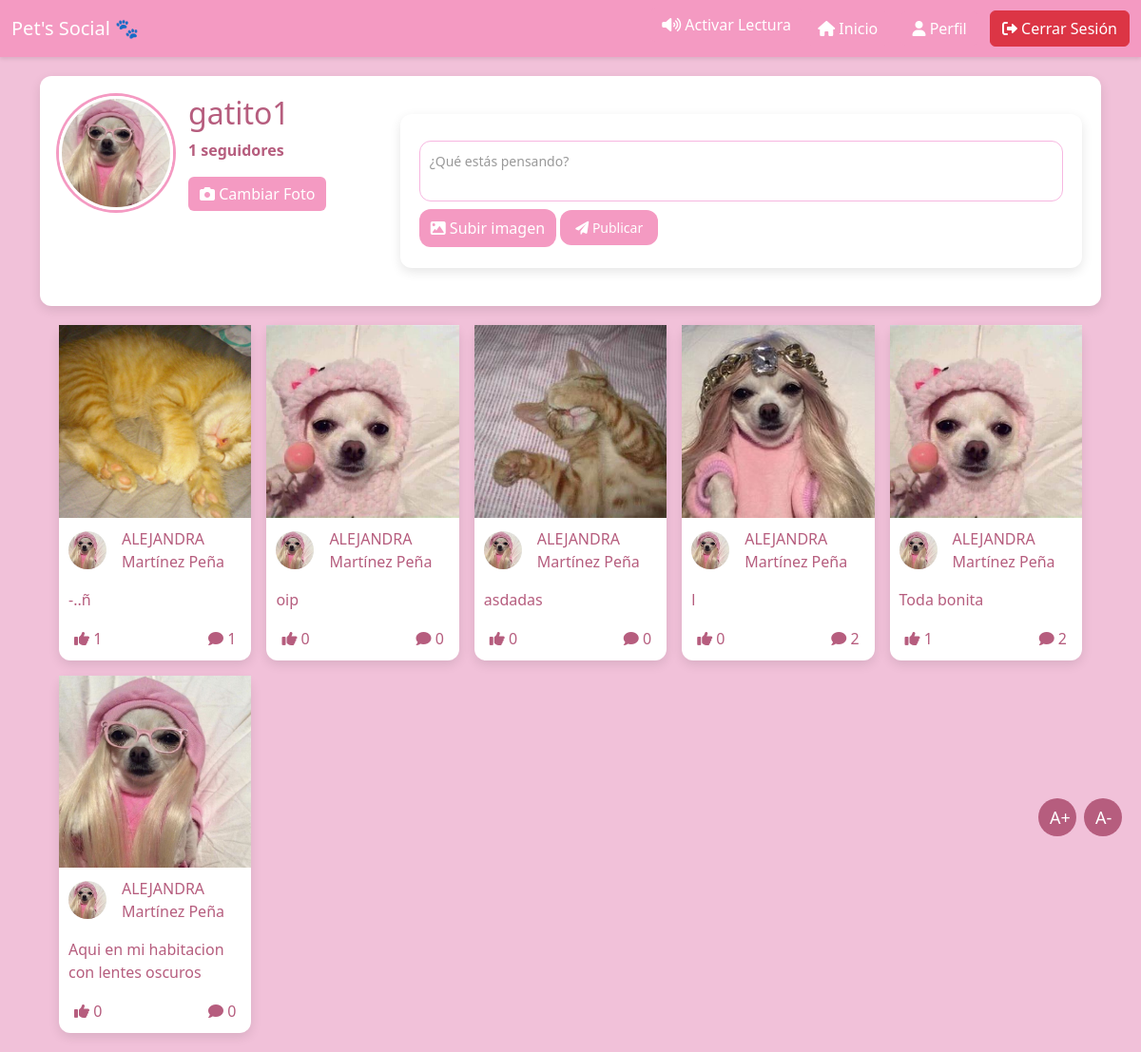
The app's page /perfil.php (signed in) with its own data.
### tables this page shows
CREATE TABLE `publicaciones` (
  `id` int(11) NOT NULL,
  `usuario` varchar(255) NOT NULL,
  `descripcion` text DEFAULT NULL,
  `imagen_ruta` varchar(255) DEFAULT NULL,
  `fecha` timestamp NOT NULL DEFAULT current_timestamp(),
  `usuario_id` int(11) NOT NULL
);

### perfil.php (the view, shortened to what this page needs)
<?php
    $usuario_id = $_SESSION['user_id'];
    $host = 'localhost';
    $dbname = 'petsinstagram';
    $username = 'root';
    $password = '';
    try {
        $pdo = new PDO("mysql:host=$host;dbname=$dbname", $username, $password);
        $pdo->setAttribute(PDO::ATTR_ERRMODE, PDO::ERRMODE_EXCEPTION);
    } catch (PDOException $e) {
        die("Error en la conexión: " . $e->getMessage());
    }
    $sql = "SELECT * FROM publicaciones WHERE usuario = ? ORDER BY id DESC";
    $stmt = $pdo->prepare($sql);
    $stmt->execute([$_SESSION['username']]);
    $publicaciones = $stmt->fetchAll(PDO::FETCH_ASSOC);
    $sql_seguidores = "SELECT COUNT(*) as count FROM seguidores WHERE usuario_seguido = ?";
    $stmt_seguidores = $pdo->prepare($sql_seguidores);
    $stmt_seguidores->execute([$usuario_id]);
    $seguidores = $stmt_seguidores->fetch();
    $cantidad_seguidores = $seguidores['count'];
?>
<!DOCTYPE html>
<html lang="es">
<head>
    <link href="https://cdn.jsdelivr.net/npm/bootstrap@5.3.3/dist/css/bootstrap.min.css" rel="stylesheet">
    <link href="https://cdnjs.cloudflare.com/ajax/libs/font-awesome/6.0.0-beta3/css/all.min.css" rel="stylesheet">
</head>
<body>
    <nav class="navbar navbar-expand-lg">
        <div class="container-fluid">
        <a class="navbar-brand" href="timeline.php">Pet's Social 🐾</a>
        <div>
                <button id="toggleReadAloud" class="btn btn-primary mb-2"><i class="fas fa-volume-up"></i> Activar Lectura</button>
                <a href="timeline.php" class="btn btn-primary me-2"><i class="fas fa-home"></i> Inicio</a>
                <a href="perfil.php" class="btn btn-primary me-2"><i class="fas fa-user"></i> Perfil</a>
                <a href="paginaInicio.html" class="btn btn-danger"><i class="fas fa-sign-out-alt"></i> Cerrar Sesión</a>
            </div>
        </div>
    </nav>
    <main class="container">
        <section class="profile-section">
            <div class="profile-and-upload">
                <div class="profile-info">
                    <div class="d-flex align-items-center gap-3">
                        <img src="<?= htmlspecialchars($_SESSION['pet_photo']) ?>" class="profile-pic" alt="Foto de perfil">
                        <div>
                            <h2><?= htmlspecialchars($_SESSION['pet_name']) ?></h2>
                            <p><strong><?= $cantidad_seguidores ?> seguidores</strong></p>
                            <button id="changeProfilePicBtn" class="btn btn-primary"><i class="fas fa-camera"></i> Cambiar Foto</button>
                        </div>
                    </div>
                </div>
                <div class="upload-form">
                    <div class="post-header">
                        <form action="procesar_subida.php" method="POST" enctype="multipart/form-data" class="w-100">
                            <textarea class="form-control mt-2" name="description" rows="2" placeholder="¿Qué estás pensando?" required></textarea>
                            <div class="file-input-container mt-2">
                                <label for="uploadedImage" style="cursor: pointer;"><i class="fas fa-image"></i> Subir imagen</label>
                                <button type="submit" class="btn btn-primary btn-sm mb-1"><i class="fas fa-paper-plane"></i> Publicar </button>
                            </div>
                        </form>
                    </div>
                </div>
            </div>
        </section>
        <section class="posts-grid">
            <?php if (empty($publicaciones)): ?>
                <p>No hay publicaciones disponibles.</p>
            <?php else: ?>
                <?php foreach ($publicaciones as $post): ?>
                    <?php
                        $sql_comentarios_count = "SELECT COUNT(*) as count FROM comentarios WHERE id_publicacion = ?";
                        $stmt_comentarios_count = $pdo->prepare($sql_comentarios_count);
                        $stmt_comentarios_count->execute([$post['id']]);
                        $comentarios_count = $stmt_comentarios_count->fetchColumn();
                        $sql_likes = "SELECT COUNT(*) as count FROM likes WHERE id_publicacion = ?";
                        $stmt_likes = $pdo->prepare($sql_likes);
                        $stmt_likes->execute([$post['id']]);
                        $likes = $stmt_likes->fetchColumn();
                    ?>
                    <article class="post-card">
                    <div class="post-image-container"
                        data-bs-toggle="modal"
                        data-bs-target="#imageModal"
                        data-image="<?= htmlspecialchars($post['imagen_ruta']) ?>"
                        data-post-id="<?= htmlspecialchars($post['id']) ?>"
                        data-likes="<?= htmlspecialchars($likes) ?>">
                        <img src="<?= htmlspecialchars($post['imagen_ruta']) ?>" class="post-image" alt="Publicación">
                    </div>
                        <div class="post-content">
                            <div class="d-flex align-items-center gap-3 mb-3">
                                <img src="<?= htmlspecialchars($_SESSION['pet_photo']) ?>" class="rounded-circle" width="40" height="40" alt="Perfil">
                                <span class="font-weight-bold"><?= htmlspecialchars($post['usuario']) ?></span>
                            </div>
                            <p class="mb-3"><?= htmlspecialchars($post['descripcion']) ?></p>
                            <div class="d-flex justify-content-between mt-3">
                                <button class="reaction-btn" data-id="<?= $post['id'] ?>">
                                    <i class="fas fa-thumbs-up"></i> <?= number_format($likes) ?>
                                </button>
                                <button class="reaction-btn">
                                    <i class="fas fa-comment"></i> <?= number_format($comentarios_count) ?>
                                </button>
                            </div>
                        </div>
                    </article>
                <?php endforeach; ?>
            <?php endif; ?>
        </section>
    </main>
    <div id="fixed-buttons" style="position: fixed; top: 840px; right: 20px; z-index: 1000;">
    <div class="font-size-buttons d-flex gap-2">
        <button id="increaseFontBtn" class="btn btn-secondary">
            A+
        </button>
        <button id="decreaseFontBtn" class="btn btn-secondary">
            A-
        </button>
    </div>
</div>
</body>
</html>

### perfil.php (style rules this page uses)
:root { --color-1: #f1c1d9; --color-2: #f7b6e0; --color-3: #f49ac2; --color-4: #d57b9b; --color-5: #b65d7e; --border-radius: 12px; }
body { background-color: var(--color-1); font-family: 'Segoe UI', sans-serif; color: var(--color-5); }
.navbar { background-color: var(--color-3); box-shadow: 0 2px 4px rgba(0, 0, 0, 0.1); }
.navbar-brand, .nav-link { color: white !important; }
.btn-primary { background-color: var(--color-3); border: none; transition: background-color 0.3s ease; }
.profile-section { background: white; border-radius: var(--border-radius); box-shadow: 0 4px 12px rgba(0, 0, 0, 0.1); padding: 20px; margin-top: 20px; max-width: auto; margin-left: auto; margin-right: auto; }
.profile-pic { width: 120px; height: 120px; border-radius: 50%; object-fit: cover; border: 3px solid white; box-shadow: 0 0 0 3px var(--color-3); transition: transform 0.3s ease; }
.upload-form { margin-top: 20px; background: white; border-radius: var(--border-radius); box-shadow: 0 4px 12px rgba(0, 0, 0, 0.1); padding: 20px; }
.post-header { display: flex; align-items: flex-start; gap: 10px; }
.post-header textarea { flex: 1; border: 1px solid var(--color-2); border-radius: var(--border-radius); padding: 10px; resize: none; font-size: 14px; }
.post-header textarea::placeholder { color: #999; }
.post-header .file-input-container { position: relative; margin-top: 10px; }
.post-header .file-input-container label { background-color: var(--color-3); color: white; padding: 8px 12px; border-radius: var(--border-radius); cursor: pointer; transition: background-color 0.3s ease; }
.post-header button { background-color: var(--color-3); color: white; border: none; padding: 8px 16px; border-radius: var(--border-radius); cursor: pointer; transition: background-color 0.3s ease; }
.posts-grid { display: grid; grid-template-columns: repeat(auto-fill, minmax(200px, 1fr)); gap: 16px; padding: 20px; }
.post-card { background: white; border-radius: var(--border-radius); box-shadow: 0 4px 12px rgba(0, 0, 0, 0.1); transition: transform 0.3s ease, box-shadow 0.3s ease; overflow: hidde; position: relative; }
.post-image-container { position: relative; overflow: hidden; cursor: pointer; / }
.post-image { width: 100%; aspect-ratio: 1; object-fit: cover; transition: transform 0.3s ease, opacity 0.3s ease; }
.post-content { padding: 10px; }
.reaction-btn { background: none; border: none; color: var(--color-5); transition: color 0.3s ease; }
.profile-and-upload { display: flex; align-items: flex-start; gap: 20px; margin-bottom: 20px; }
.profile-info { flex: 1; }
.upload-form { flex: 2; }
.btn-secondary { background-color: var(--color-2); border: none; transition: background-color 0.3s ease; }
.font-size-buttons button { background-color: var(--color-5); border: none; border-radius: 50%; width: 40px; height: 40px; color: white; font-size: 18px; cursor: pointer; transition: background-color 0.3s ease, transform 0.3s ease; }

### records on screen
publicaciones: imagen_ruta (picture), usuario "ALEJANDRA Martínez Peña", descripcion "-..ñ", likes "1", comentarios_count "1"
publicaciones: imagen_ruta (picture), usuario "ALEJANDRA Martínez Peña", descripcion "oip", likes "0", comentarios_count "0"
publicaciones: imagen_ruta (picture), usuario "ALEJANDRA Martínez Peña", descripcion "asdadas", likes "0", comentarios_count "0"
publicaciones: imagen_ruta (picture), usuario "ALEJANDRA Martínez Peña", descripcion "l", likes "0", comentarios_count "2"
publicaciones: imagen_ruta (picture), usuario "ALEJANDRA Martínez Peña", descripcion "Toda bonita", likes "1", comentarios_count "2"
publicaciones: imagen_ruta (picture), usuario "ALEJANDRA Martínez Peña", descripcion "Aqui en mi habitacion con lentes oscuros", likes "0", comentarios_count "0"

### other values on screen
$_SESSION['pet_name'] "gatito1"
$cantidad_seguidores "1"
